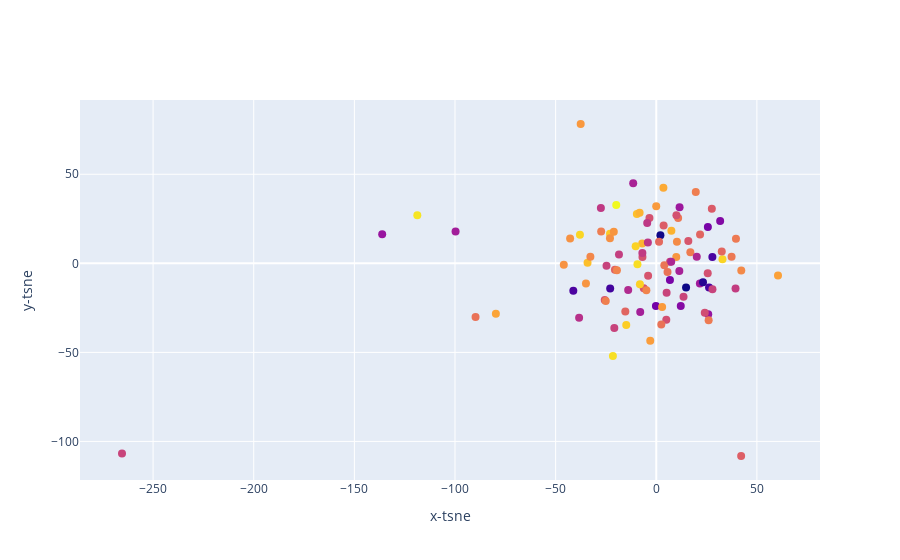

Here is the notebook cell this chart was saved with:
### Code cell
plot_pca_scaler("loudness",df)

### Figure 1 — Plotly figure (JSON) as saved in the notebook; plotly's stock layout.template omitted (floating-point values rounded to 4 significant figures)
{"data": [{"marker": {"color": [-9.211, -4.88, -6.09, -8.011, -5.833, -5.843, -3.998, -3.24, -5.975, -2.384, -4.333, -7.23, -6.474, -6.825, -3.061, -4.946, -5.507, -4.736, -5.723, -7.495, -4.057, -3.445, -3.874, -5.114, -6.021, -3.183, -5.626, -6.61, -9.144, -6.312, -7.442, -4.546, -5.408, -8.354, -3.655, -7.648, -4.333, -4.59, -10.07, -5.335, -5.916, -3.456, -3.714, -4.833, -4.449, -2.867, -4.877, -4.856, -5.665, -4.929, -8.28, -2.749, -8.279, -5.042, -4.374, -9.127, -4.65, -4.399, -6.366, -3.695, -2.881, -8.074, -9.74, -7.321, -3.093, -5.934, -4.323, -5.892, -5.131, -4.206, -4.154, -5.115, -4.979, -5.456, -6.343, -5.944, -4.183, -3.112, -3.023, -6.531, -10.11, -5.474, -6.638, -4.249, -7.365, -6.073, -6.351, -7.11, -4.985, -6.688, -5.991, -9.309, -7.621, -7.276, -7.066, -7.005, -6.318, -4.706, -6.593, -6.319], "size": 8}, "mode": "markers", "text": ["Drake - God's Plan", "XXXTENTACION - SAD!", "Post Malone - rockstar (feat. 21 Savage)", "Post Malone - Psycho (feat. Ty Dolla $ign)", "Drake - In My Feelings", "Post Malone - Better Now", "Cardi B - I Like It", "Calvin Harris - One Kiss (with Dua Lipa)", "Dua Lipa - IDGAF", "Marshmello - FRIENDS", "Camila Cabello - Havana", "Juice WRLD - Lucid Dreams", "Drake - Nice For What", "Maroon 5 - Girls Like You (feat. Cardi B)", "Zedd - The Middle", "Kendrick Lamar - All The Stars (with SZA)", "Ariana Grande - no tears left to cry", "Nicky Jam - X", "XXXTENTACION - Moonlight", "BlocBoy JB - Look Alive (feat. Drake)", "Rudimental - These Days (feat. Jess Glynne, Macklemore & Dan Caplen)", "Nio Garcia - Te Bot? - Remix", "Bazzi - Mine", "5 Seconds of Summer - Youngblood", "Dua Lipa - New Rules", "Ed Sheeran - Shape of You", "Khalid - Love Lies (with Normani)", "Bebe Rexha - Meant to Be (feat. Florida Georgia Line)", "XXXTENTACION - Jocelyn Flores", "Ed Sheeran - Perfect", "Tyga - Taste (feat. Offset)", "Clean Bandit - Solo (feat. Demi Lovato)", "Post Malone - I Fall Apart", "Dennis Lloyd - Nevermind", "Luis Fonsi - ?chame La Culpa", "benny blanco - Eastside (with Halsey & Khalid)", "Camila Cabello - Never Be the Same", "Selena Gomez - Wolves", "XXXTENTACION - changes", "Dynoro - In My Mind", "Eminem - River (feat. Ed Sheeran)", "Daddy Yankee - Dura", "Travis Scott - SICKO MODE", "Imagine Dragons - Thunder", "Reik - Me Niego", "Ti?sto - Jackie Chan", "Bruno Mars - Finesse (Remix) [feat. Cardi B]", "Selena Gomez - Back To You - From 13 Reasons Why ? Season 2 Soundtrack", "NF - Let You Down", "The Weeknd - Call Out My Name", "Offset - Ric Flair Drip (& Metro Boomin)", "Marshmello - Happier", "Sam Smith - Too Good At Goodbyes", "Lil Dicky - Freaky Friday (feat. Chris Brown)", "Imagine Dragons - Believer", "6ix9ine - FEFE (feat. Nicki Minaj & Murda Beatz)", "Jonas Blue - Rise", "Loud Luxury - Body (feat. brando)", "Lil Uzi Vert - XO TOUR Llif3", "Becky G - Sin Pijama", "Anne-Marie - 2002", "Drake - Nonstop", "XXXTENTACION - Fuck Love (feat. Trippie Redd)", "Shawn Mendes - In My Blood", "Marshmello - Silence", "Ariana Grande - God is a woman", "Piso 21 - D?jala que vuelva (feat. Manuel Turizo)", "David Guetta - Flames", "Maroon 5 - What Lovers Do", "DJ Snake - Taki Taki (with Selena Gomez, Ozuna & Cardi B)", "Hailee Steinfeld - Let Me Go (with Alesso, Florida Georgia Line & watt)", "Portugal. The Man - Feel It Still", "The Weeknd - Pray For Me (with Kendrick Lamar)", "Migos - Walk It Talk It", "G-Eazy - Him & I (with Halsey)", "Post Malone - Candy Paint", "Post Malone - Congratulations", "Sofia Reyes - 1, 2, 3 (feat. Jason Derulo & De La Ghetto)", "Natti Natasha - Criminal", "Rich The Kid - Plug Walk", "Billie Eilish - lovely (with Khalid)", "Migos - Stir Fry", "Kendrick Lamar - HUMBLE.", "Ozuna - Vaina Loca", "Ed Sheeran - Perfect Duet (Ed Sheeran & Beyonc?)", "Maluma - Coraz?n (feat. Nego do Borel)", "Khalid - Young Dumb & Broke", "Ozuna - S?guelo Bailando", "Anitta - Downtown", "Wolfine - Bella", "Calvin Harris - Promises (with Sam Smith)", "Lil Baby - Yes Indeed", "Lauv - I Like Me Better", "Keala Settle - This Is Me", "XXXTENTACION - Everybody Dies In Their Nightmares", "Zac Efron - Rewrite The Stars", "Clean Bandit - I Miss You (feat. Julia Michaels)", "DJ Khaled - No Brainer", "ZAYN - Dusk Till Dawn - Radio Edit", "Dean Lewis - Be Alright"], "type": "scatter", "x": [26.23, 16.94, 6.855, 12.18, -25.61, 15.92, -79.69, -22.97, 25.56, -19.89, 9.937, -11.46, -18.52, -38.33, 32.89, 39.59, -20.54, -19.55, 27.6, 11.58, 60.48, -9.64, 3.543, 5.595, 4.977, -14.92, 42.17, -27.51, 27.88, 13.55, 21.67, 10.27, 32.54, -0.1676, -6.99, 25.81, -34.93, 42.24, 2.058, 1.375, -6.213, -34.14, -8.271, -25.1, -23.0, -21.54, -27.38, 19.63, 3.659, 26.02, 25.64, -118.7, 6.793, 4.001, -45.95, -41.21, -32.73, -42.81, -20.84, 7.507, -9.343, 31.74, 23.22, -7.974, -10.23, -6.859, -21.1, -4.048, -89.79, -0.01778, -2.988, 2.5, 10.86, 21.75, 27.92, -3.382, 2.909, -8.123, -37.92, 39.39, 14.8, -15.38, -4.501, -37.55, -99.71, 24.11, -24.72, 7.426, 37.42, -4.166, 10.02, -22.9, -136.2, 11.46, 20.12, -13.96, -265.4, -4.919, -6.9, 5.141], "y": [-13.56, 6.285, 0.8669, -23.97, -20.58, 12.57, -28.36, 16.63, -5.606, 32.77, 3.61, 45.02, 5.0, -30.59, 2.352, 13.83, -3.616, -3.939, 30.6, 31.54, -6.892, 27.69, 42.36, -4.904, -31.73, -34.69, -108.2, 31.11, 3.557, -18.8, -11.27, 12.12, 6.613, -23.9, 11.18, -28.65, -11.34, -4.081, 15.71, 12.1, -13.99, 0.2936, 28.36, -21.17, 14.05, -51.97, 17.88, 40.01, 21.3, -32.03, 20.34, 27.04, -9.42, -1.111, -0.7597, -15.44, 3.655, 13.9, -36.31, 18.28, -0.4698, 23.82, -10.64, -27.34, 9.528, 3.542, 17.8, -6.953, -30.14, 32.08, -43.5, -34.37, 25.41, 16.16, -14.59, 25.46, -24.53, -11.76, 16.07, -14.09, -13.61, -27.1, 22.63, 78.23, 17.91, -27.78, -1.37, 0.8398, 3.689, 11.75, 27.01, -14.14, 16.36, -4.354, 3.685, -15.0, -106.8, -15.11, 5.808, -16.55]}], "layout": {"xaxis": {"title": {"text": "x-tsne"}}, "yaxis": {"title": {"text": "y-tsne"}}}}
